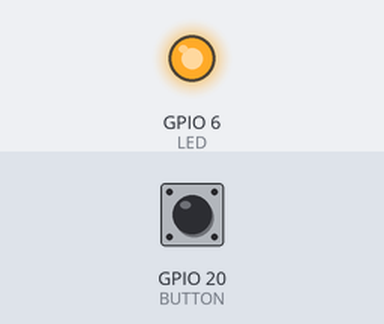
A program run on a simulated Raspberry Pi (BCM pin numbers). On the bench: output pins drawn as LEDs (lit = HIGH). The inputs (shaded band) are chosen by the test bench; at power-on: GPIO 20 (BUTTON) LOW.

Above: at 1.2 s.
1.3 s: GPIO 20 (BUTTON) pulled HIGH for 3.2 s
At 4.9 s:
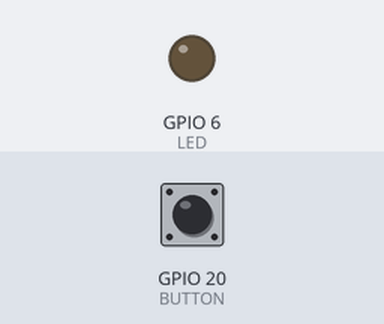
Timing chart, 0 to 12.0 s (numbered marks = the images above; inputs shaded):
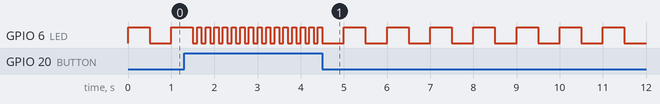

The program:

pi_activity_2.py
```python
# Natalie Gates ; Pi Activity 2

import RPi.GPIO as GPIO
from time import sleep

# Set to wherever the LED is connected
LED = 6

# Set to wherever the button is connected
BUTTON = 20

# Constants for our pause times
TIME1 = 0.5
TIME2 = 0.1

# Setup components
GPIO.cleanup()
GPIO.setmode(GPIO.BCM)
GPIO.setup(LED, GPIO.OUT)
GPIO.setup(BUTTON, GPIO.IN, pull_up_down=GPIO.PUD_DOWN)

# Run forever (no error catching)
while True:
    # Turn on LED then wait
    GPIO.output(LED, GPIO.HIGH)

    if GPIO.input(BUTTON) : sleep(TIME2) # If button is down, wait TIME2
    else : sleep(TIME1) # If button is up, wait TIME1

    # Turn off LED then wait
    GPIO.output(LED, GPIO.LOW)

    if GPIO.input(BUTTON) : sleep(TIME2)
    else : sleep(TIME1)
```
